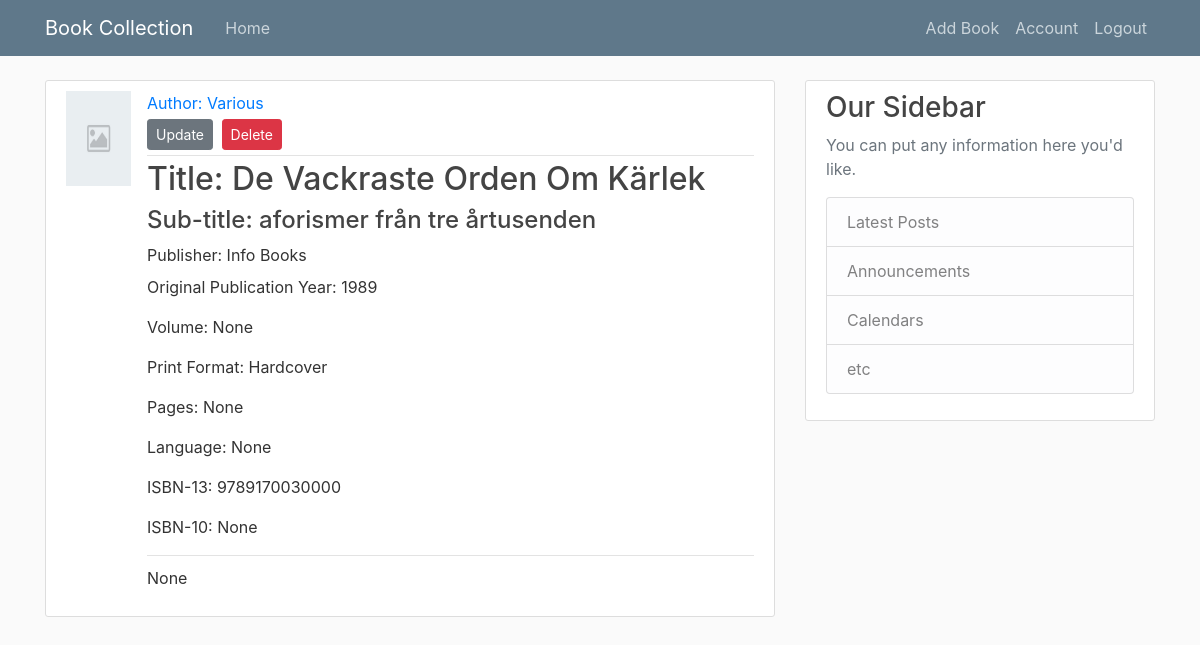
Page /book/1 (signed in) on the committed database.
### flask_collection/models.py (models this page shows, shortened)
class Book(db.Model):
    id = db.Column(db.Integer, primary_key=True)
    author = db.Column(db.String(50), nullable=False)
    title = db.Column(db.String(50), nullable=False)
    sub_title = db.Column(db.String(50))
    org_title = db.Column(db.String(50))
    org_sub_title = db.Column(db.String(50))
    volume = db.Column(db.Integer)
    publication_date = db.Column(db.DateTime)
    org_publication_year = db.Column(db.String(4))
    print_format = db.Column(db.String(20))
    pages = db.Column(db.Integer)
    publisher = db.Column(db.String(20))
    cover = db.Column(db.String(20), default='placeholder.png')
    language = db.Column(db.String(20))
    language_iso = db.Column(db.String(2))
    isbn_13 = db.Column(db.String(13))
    isbn_10 = db.Column(db.String(10))
    description = db.Column(db.Text)

### flask_collection/routes.py (the view)
@app.route('/book/<book_id>')
@login_required
def view_book(book_id):
    book = Book.query.get_or_404(book_id)
    return render_template('book.html', title=book.title, book=book)

### flask_collection/models.py (called while the page is built)
@login_manager.user_loader
def load_user(user_id):
    return User.query.get(int(user_id))

### flask_collection/templates/book.html (shortened to what this page needs)
{% extends "layout.html" %}
{% block content %}
  <article class="media content-section">
    <img class="article-img" src="{{ url_for('static', filename='cover_images/' + book.cover) }}" alt="{{ book.cover }}">
    <div class="media-body">
      <div class="article-metadata">
        <a class="mr-2" href="#">Author: {{ book.author }}</a>
        <div>
          <a class="btn btn-secondary btn-sm mt-1 mb-1" href="{{ url_for('update_book', book_id=book.id) }}">Update</a>
          <button type="button" class="btn btn-danger btn-sm m-1" data-toggle="modal" data-target="#deleteModal">Delete</button>
        </div>
      </div>
      <h2 class="article-title">Title: {{ book.title }}</h2>
      {% if book.sub_title %}
          <h4 class="article-subtitle">Sub-title: {{ book.sub_title }}</h4>
      {% endif %}
      <p class="article-publisher">Publisher: {{ book.publisher }}
      </p>
      <p>Original Publication Year: {{ book.org_publication_year }}</p>
      <p>Volume: {{ book.volume }}</p>
      <p>Print Format: {{ book.print_format }}</p>
      <p>Pages: {{ book.pages }}</p>
      <p>Language: {{ book.language }}</p>
      <p>ISBN-13: {{ book.isbn_13 }}</p>
      <p>ISBN-10: {{ book.isbn_10 }}</p>
      <p class="article-description">{{ book.description }}</p>
    </div>
  </article>
{% endblock content %}

### flask_collection/static/main.css (style rules this page uses)
body { background: #fafafa; color: #333333; margin-top: 5rem; }
h1, h2, h3, h4, h5, h6 { color: #444444; }
.content-section { background: #ffffff; padding: 10px 20px; border: 1px solid #dddddd; border-radius: 3px; margin-bottom: 20px; }
.article-title { color: #444444; }
.article-description { padding-top: 10px; border-top: 1px solid #e3e3e3 }
.article-img { height: 95px; width: 65px; margin-right: 16px; }
.article-metadata { padding-bottom: 1px; margin-bottom: 4px; border-bottom: 1px solid #e3e3e3 }
.article-publisher { margin-bottom: 4px; padding-bottom: 4px; }

### rows in the picture
Book: cover (placeholder picture), author "Various", title "De Vackraste Orden Om Kärlek", sub_title "aforismer från tre årtusenden", publisher "Info Books", org_publication_year "1989", volume "None", print_format "Hardcover", pages "None", language "None", isbn_13 "9789170030000", isbn_10 "None", description "None"
